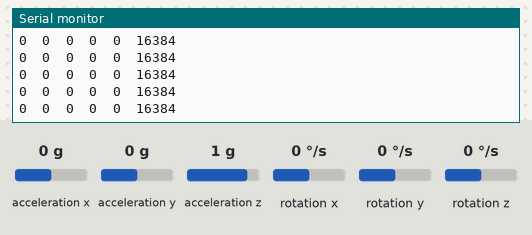
The sketch below on a simulated Arduino Uno, built with avr-gcc and run on an emulated ATmega328P. On the bench: the last lines printed to the serial monitor. The test bench sets the inputs (shaded band); at power-on: acceleration x 0 g, acceleration y 0 g, acceleration z 1 g, rotation x 0 °/s, rotation y 0 °/s, rotation z 0 °/s.

Above: at 1.2 s.
1.3 s: acceleration x set to -1.4 g
At 1.8 s:
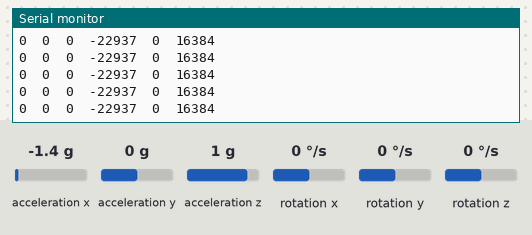
4.3 s: acceleration y set to -1.4 g
At 5.2 s:
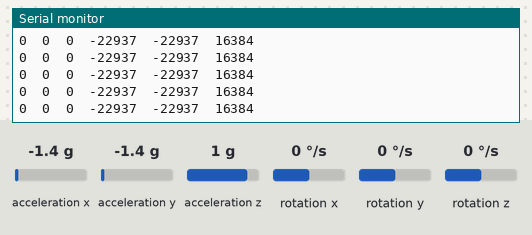
7.3 s: acceleration z set to 0 g
At 8.4 s:
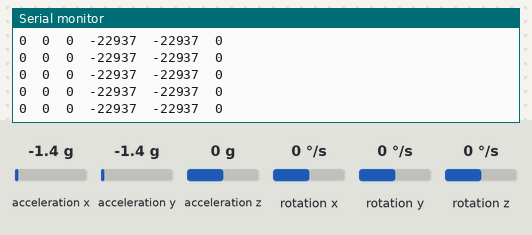
10.3 s: rotation x set to -192 °/s
At 10.8 s:
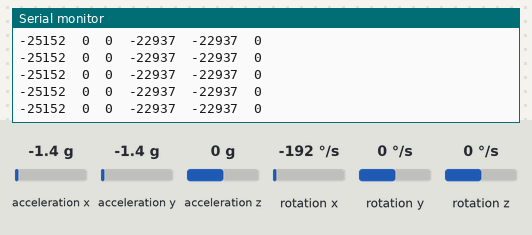

The sketch:

calibrador.ino
```cpp
/**
*  @file calibrador.ino
*  @brief PFC de Jorge Regidor - UAH con
*
*  Software que modifica los valores OffSet de los sensores
*  E imprime los valores crudos

*  @author Jorge Regidor
*  @date 10/2013
*  @Version 1.0
*/

/// Incluye la libreria Wire usada en I2Cdev
#include "Wire.h"

/// Incluye la Libreria I2Cdev usada en MPU6050
#include "I2Cdev.h"

/// Incluye la Libreria MPU6050
#include "MPU6050.h"

/// inicializamos el objeto
//MPU6050 accelgyro(0x69);
MPU6050 accelgyro;

/// Incializamos las variables
int16_t ax, ay, az; // variables acelerometro
int16_t gx, gy, gz; // variables giroscopo

// ================================================================
// ===                         SETUP                            ===
// ================================================================


void setup() {

    Wire.begin(); ///< Inicializamos la comunicacion I2C

    Serial.begin(57600); ///< Inicializamos la comunicacion Serie

    /// Inicializamos el sensor y lo imprimimos
    accelgyro.initialize();
    Serial.println("Initializing I2C devices...");

    /// Confirmamos si la comunicacion es correcta
    Serial.println("Testing device connections...");
    Serial.println(accelgyro.testConnection() ? "MPU6050 connection successful" : "MPU6050 connection failed");


   /// Añadimos los valores Offset al sensor

                accelgyro.setXGyroOffset(22);  // gx
    		accelgyro.setYGyroOffset(-25); // gy
    		accelgyro.setZGyroOffset(6);   // gz

    		accelgyro.setXAccelOffset(-300); // ax
    		accelgyro.setYAccelOffset(-1396);// ay
    		accelgyro.setZAccelOffset(2677); // az

} // fin setup

// ================================================================
// ===                         LOOP                             ===
// ================================================================


void loop() {
    /// Pedimos al sensor los valores raw
    accelgyro.getMotion6(&ax, &ay, &az, &gx, &gy, &gz);

   /// Imprimimos los valores raw

   Serial.print(gx); Serial.print("\t"); // gx
   Serial.print(gy); Serial.print("\t"); // gy
   Serial.print(gz); Serial.print("\t"); // gz

   Serial.print(ax); Serial.print("\t"); // ax
   Serial.print(ay); Serial.print("\t"); // ay
   Serial.println(az);                   // az


} // final loop
```

Measured:
- after the input at 1.3 s, the serial monitor: prints a new line at once (image 1)
- after the input at 4.3 s, the serial monitor: prints a new line at once (image 2)
- after the input at 7.3 s, the serial monitor: prints a new line at once (image 3)
- after the input at 10.3 s, the serial monitor: prints a new line at once (image 4)
